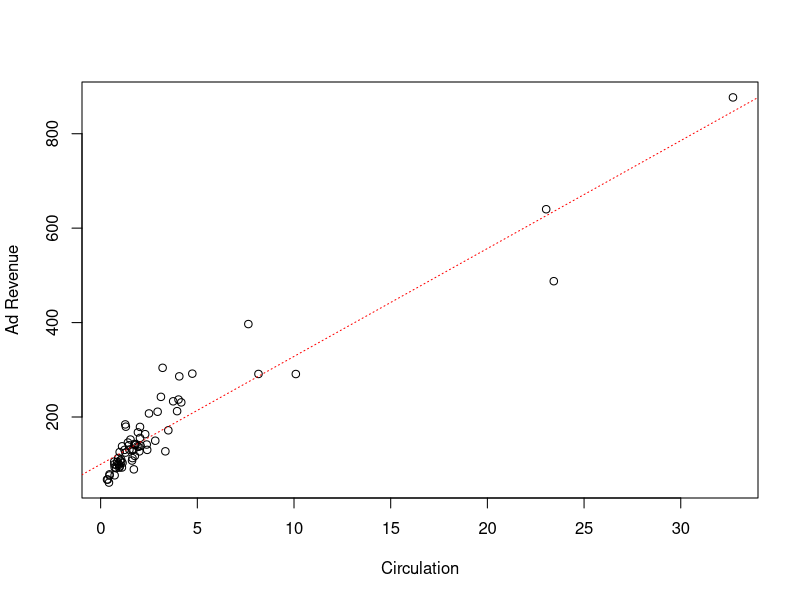
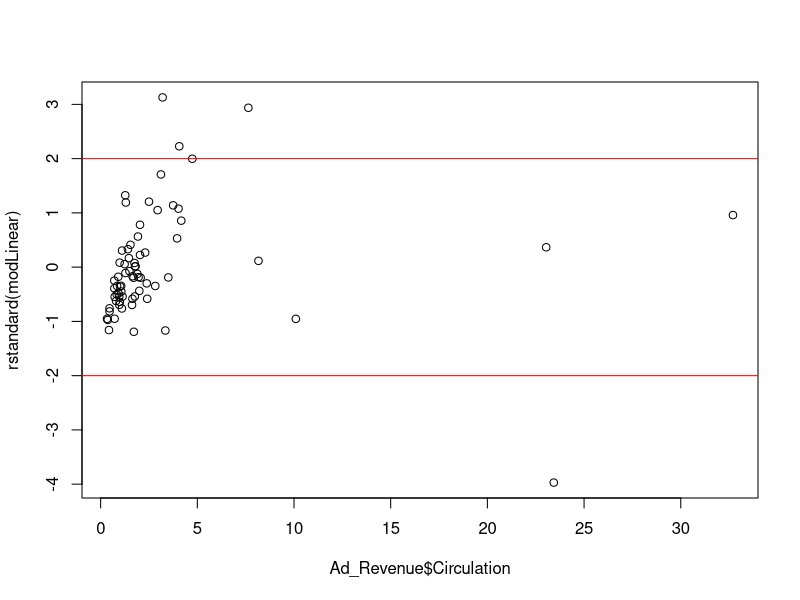
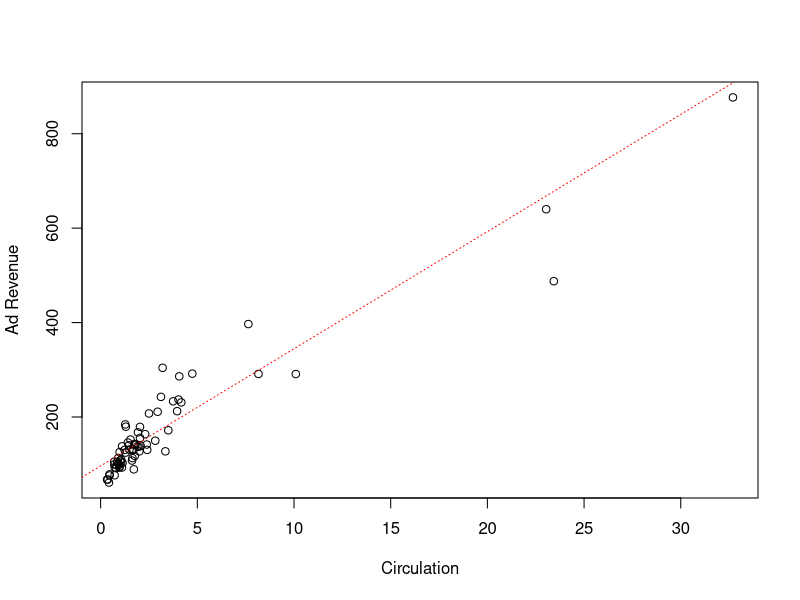
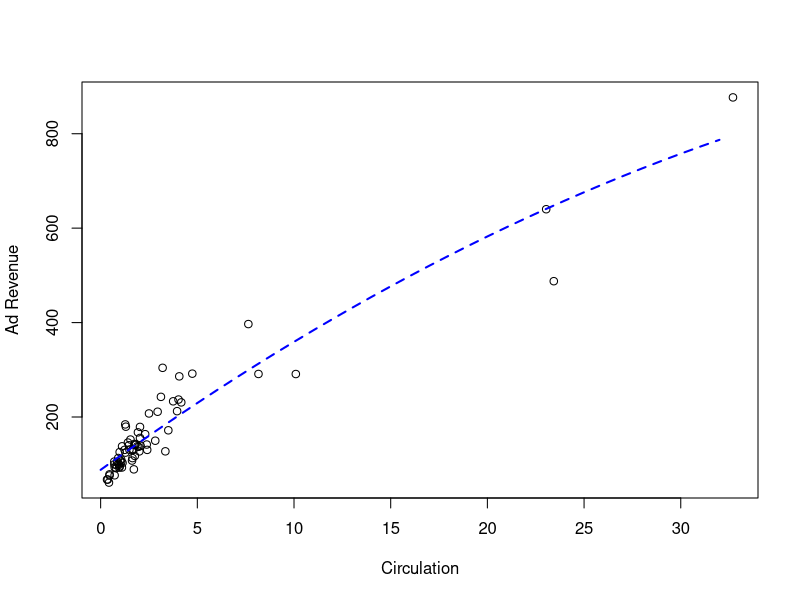
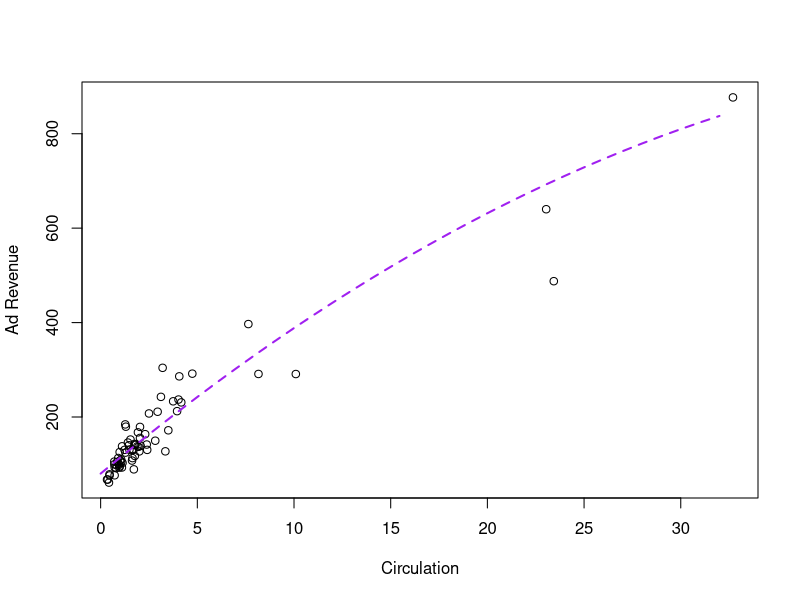
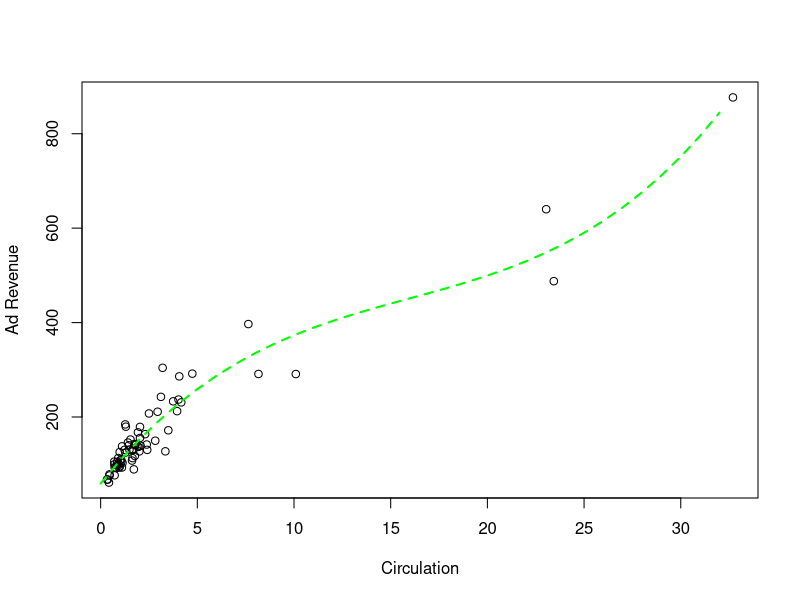
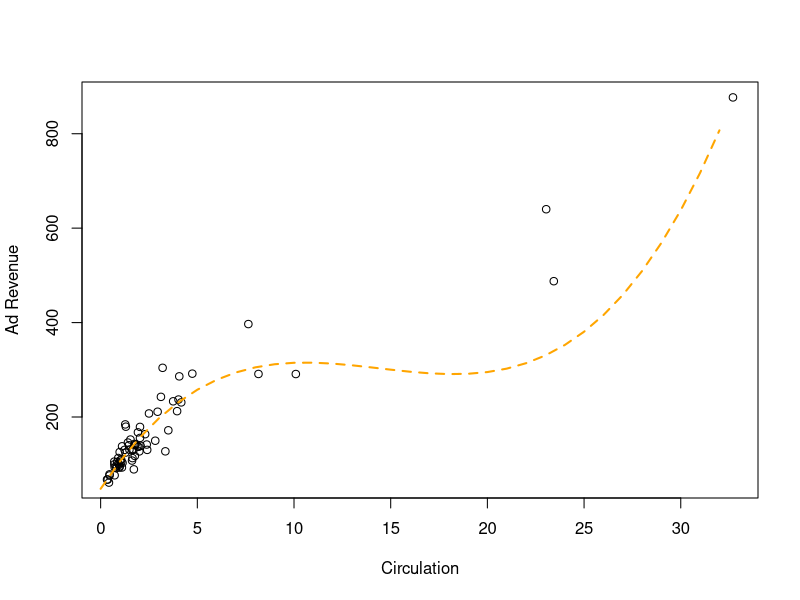
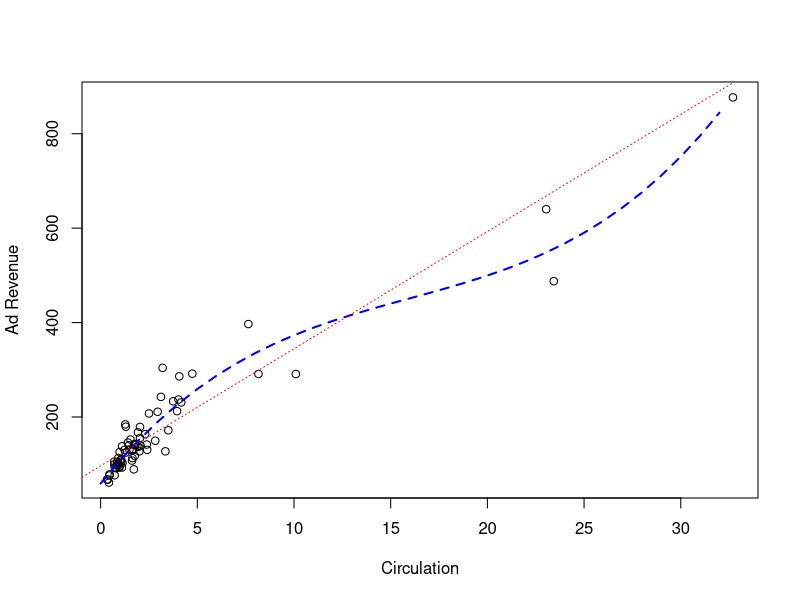

Write the R code that produced these figures, in order.
## ---- chunk 1
Ad_Revenue<-read.csv("AdRevenue.csv")
View(Ad_Revenue)
## ---- chunk 2
modLinear<-lm(AdRevenue~Circulation, data = Ad_Revenue)
summary(modLinear)
## ---- chunk 3
plot(Ad_Revenue$Circulation, Ad_Revenue$AdRevenue, xlab = "Circulation", ylab = "Ad Revenue")+abline(modLinear, col="red", lty=3)
## ---- chunk 4
plot(Ad_Revenue$Circulation, rstandard(modLinear))+abline(h=c(-2,2), col="red")

outliers <-which(abs(rstandard(modLinear))>2)
outliers 
## ---- chunk 5
bdlvpts <- which(abs(rstandard(modLinear))>2 & hatvalues(modLinear)> 4/70)

bdlvpts
## ---- chunk 6
ad_revenue2 <- Ad_Revenue[c(-49),]
modLinear2 <- lm(AdRevenue~Circulation, data=ad_revenue2)
summary(modLinear2)
## ---- chunk 7
plot(Ad_Revenue$Circulation, Ad_Revenue$AdRevenue, xlab = "Circulation", ylab = "Ad Revenue")+abline(modLinear2, col="red", lty=3)
## ---- chunk 8
shapiro.test(rstandard(modLinear2))
## ---- chunk 9
predict(modLinear2, data.frame("Circulation" =0.5), interval="predict",level = 0.95)#(i)
predict(modLinear2, data.frame("Circulation" =20), interval="predict",level = 0.95)#(ii)
## ---- chunk 10
modQuad<-lm(AdRevenue~Circulation+I(Circulation^2), data = Ad_Revenue)
summary(modQuad)
## ---- chunk 11
disp.seq <- seq(0, max(Ad_Revenue$Circulation), lenght = 70)
quadmodel.pred <-predict(modQuad, newdata = data.frame(Circulation=disp.seq))
plot(Ad_Revenue$Circulation, Ad_Revenue$AdRevenue, xlab = "Circulation", ylab = "Ad Revenue")+lines(disp.seq, quadmodel.pred, lty=2,lwd=2, col="blue")
## ---- chunk 12
outliers <-which(abs(rstandard(modQuad))>2)
outliers 
## ---- chunk 13
bdlvpts <- which(abs(rstandard(modQuad))>2 & hatvalues(modQuad)> 4/70)

bdlvpts
## ---- chunk 14
modQuad2<-lm(AdRevenue~Circulation+I(Circulation^2), data = ad_revenue2)
summary(modQuad2)
## ---- chunk 15
disp.seq2 <- seq(0, max(Ad_Revenue$Circulation), lenght = 70)
quadmodel.pred2 <-predict(modQuad2, newdata = data.frame(Circulation=disp.seq2))
plot(Ad_Revenue$Circulation, Ad_Revenue$AdRevenue, xlab = "Circulation", ylab = "Ad Revenue")+lines(disp.seq2, quadmodel.pred2, lty=2,lwd=2, col="purple")
## ---- chunk 16
shapiro.test(rstandard(modQuad2))
## ---- chunk 17
modCubic<-lm(AdRevenue~Circulation+I(Circulation^2)+I(Circulation^3), data = Ad_Revenue)
summary(modCubic)
## ---- chunk 18
disp.seqC <- seq(0, max(Ad_Revenue$Circulation), lenght = 70)
quadmodel.predC <-predict(modCubic, newdata = data.frame(Circulation=disp.seqC))
plot(Ad_Revenue$Circulation, Ad_Revenue$AdRevenue, xlab = "Circulation", ylab = "Ad Revenue")+lines(disp.seqC, quadmodel.predC, lty=2,lwd=2, col="Green")
## ---- chunk 19
outliers <-which(abs(rstandard(modCubic))>2)
outliers 
## ---- chunk 20
bdlvpts <- which(abs(rstandard(modCubic))>2 & hatvalues(modCubic)> 4/70)

bdlvpts
## ---- chunk 21
ad_revenueC <- Ad_Revenue[c(-2,-8,-20,-49),]
modCubic2 <- lm(AdRevenue~Circulation+I(Circulation^2)+I(Circulation^3), data = ad_revenueC)
summary(modCubic2)
## ---- chunk 22
disp.seqC2 <- seq(0, max(Ad_Revenue$Circulation), lenght = 70)
quadmodel.predC2 <-predict(modCubic2, newdata = data.frame(Circulation=disp.seqC2))
plot(Ad_Revenue$Circulation, Ad_Revenue$AdRevenue, xlab = "Circulation", ylab = "Ad Revenue")+lines(disp.seqC2, quadmodel.predC2, lty=2,lwd=2, col="Orange")
## ---- chunk 23
shapiro.test(rstandard(modCubic))
## ---- chunk 24
predict(modCubic, data.frame("Circulation" =0.5), interval="predict",level = 0.95)
predict(modCubic, data.frame("Circulation" =20), interval="predict",level = 0.95)
## ---- chunk 25
disp.seqC <- seq(0, max(Ad_Revenue$Circulation), lenght = 70)
quadmodel.predC <-predict(modCubic, newdata = data.frame(Circulation=disp.seqC))
plot(Ad_Revenue$Circulation, Ad_Revenue$AdRevenue, xlab = "Circulation", ylab = "Ad Revenue")+lines(disp.seqC, quadmodel.predC, lty=2,lwd=2, col="blue")+abline(modLinear2, col="red", lty=3)
## ---- chunk 26
summary(modCubic)
summary(modLinear2)
